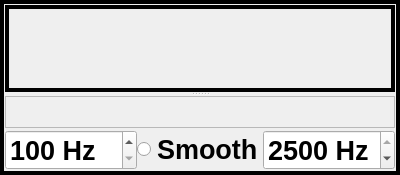
<?xml version="1.0" encoding="UTF-8"?>
<ui version="4.0">
 <class>SpectrumDisplay</class>
 <widget class="QFrame" name="SpectrumDisplay">
  <property name="geometry">
   <rect>
    <x>0</x>
    <y>0</y>
    <width>330</width>
    <height>175</height>
   </rect>
  </property>
  <property name="windowTitle">
   <string>Frame</string>
  </property>
  <property name="frameShape">
   <enum>QFrame::Box</enum>
  </property>
  <property name="frameShadow">
   <enum>QFrame::Plain</enum>
  </property>
  <property name="lineWidth">
   <number>4</number>
  </property>
  <layout class="QGridLayout" name="gridLayout">
   <property name="leftMargin">
    <number>1</number>
   </property>
   <property name="topMargin">
    <number>1</number>
   </property>
   <property name="rightMargin">
    <number>1</number>
   </property>
   <property name="bottomMargin">
    <number>1</number>
   </property>
   <property name="horizontalSpacing">
    <number>1</number>
   </property>
   <property name="verticalSpacing">
    <number>2</number>
   </property>
   <item row="1" column="0">
    <layout class="QHBoxLayout" name="horizontalLayout">
     <item>
      <widget class="QSpinBox" name="MinFreq">
       <property name="font">
        <font>
         <pointsize>20</pointsize>
         <weight>75</weight>
         <bold>true</bold>
        </font>
       </property>
       <property name="suffix">
        <string> Hz</string>
       </property>
       <property name="minimum">
        <number>100</number>
       </property>
       <property name="maximum">
        <number>1300</number>
       </property>
       <property name="singleStep">
        <number>100</number>
       </property>
      </widget>
     </item>
     <item>
      <spacer name="horizontalSpacer">
       <property name="orientation">
        <enum>Qt::Horizontal</enum>
       </property>
       <property name="sizeHint" stdset="0">
        <size>
         <width>40</width>
         <height>20</height>
        </size>
       </property>
      </spacer>
     </item>
     <item>
      <widget class="QRadioButton" name="Smooth">
       <property name="font">
        <font>
         <pointsize>20</pointsize>
         <weight>75</weight>
         <bold>true</bold>
        </font>
       </property>
       <property name="text">
        <string>Smooth</string>
       </property>
      </widget>
     </item>
     <item>
      <spacer name="horizontalSpacer_2">
       <property name="orientation">
        <enum>Qt::Horizontal</enum>
       </property>
       <property name="sizeHint" stdset="0">
        <size>
         <width>40</width>
         <height>20</height>
        </size>
       </property>
      </spacer>
     </item>
     <item>
      <widget class="QSpinBox" name="MaxFreq">
       <property name="font">
        <font>
         <pointsize>20</pointsize>
         <weight>75</weight>
         <bold>true</bold>
        </font>
       </property>
       <property name="suffix">
        <string> Hz</string>
       </property>
       <property name="minimum">
        <number>1400</number>
       </property>
       <property name="maximum">
        <number>2500</number>
       </property>
       <property name="singleStep">
        <number>100</number>
       </property>
       <property name="value">
        <number>2500</number>
       </property>
      </widget>
     </item>
    </layout>
   </item>
   <item row="0" column="0">
    <widget class="QSplitter" name="spectrumSplitter">
     <property name="sizePolicy">
      <sizepolicy hsizetype="Preferred" vsizetype="Preferred">
       <horstretch>0</horstretch>
       <verstretch>1</verstretch>
      </sizepolicy>
     </property>
     <property name="frameShape">
      <enum>QFrame::NoFrame</enum>
     </property>
     <property name="orientation">
      <enum>Qt::Vertical</enum>
     </property>
     <property name="opaqueResize">
      <bool>true</bool>
     </property>
     <property name="childrenCollapsible">
      <bool>false</bool>
     </property>
     <widget class="SpectrumWindow" name="spectrumWindow">
      <property name="minimumSize">
       <size>
        <width>100</width>
        <height>80</height>
       </size>
      </property>
      <property name="frameShape">
       <enum>QFrame::Box</enum>
      </property>
      <property name="lineWidth">
       <number>4</number>
      </property>
     </widget>
     <widget class="WaterfallWindow" name="waterfallWindow">
      <property name="minimumSize">
       <size>
        <width>100</width>
        <height>30</height>
       </size>
      </property>
      <property name="frameShape">
       <enum>QFrame::StyledPanel</enum>
      </property>
      <property name="frameShadow">
       <enum>QFrame::Plain</enum>
      </property>
     </widget>
    </widget>
   </item>
  </layout>
 </widget>
 <customwidgets>
  <customwidget>
   <class>SpectrumWindow</class>
   <extends>QFrame</extends>
   <header>spectrumwindow.h</header>
   <container>1</container>
   <slots>
    <signal>frequencyChanged(int)</signal>
   </slots>
  </customwidget>
  <customwidget>
   <class>WaterfallWindow</class>
   <extends>QFrame</extends>
   <header>waterfallwindow.h</header>
   <container>1</container>
   <slots>
    <signal>frequencyChanged(int)</signal>
   </slots>
  </customwidget>
 </customwidgets>
 <resources/>
 <connections>
  <connection>
   <sender>spectrumWindow</sender>
   <signal>frequencyChanged(int)</signal>
   <receiver>SpectrumDisplay</receiver>
   <slot>setnewFrequency(int)</slot>
   <hints>
    <hint type="sourcelabel">
     <x>204</x>
     <y>80</y>
    </hint>
    <hint type="destinationlabel">
     <x>204</x>
     <y>131</y>
    </hint>
   </hints>
  </connection>
  <connection>
   <sender>waterfallWindow</sender>
   <signal>frequencyChanged(int)</signal>
   <receiver>SpectrumDisplay</receiver>
   <slot>setnewFrequency(int)</slot>
   <hints>
    <hint type="sourcelabel">
     <x>204</x>
     <y>188</y>
    </hint>
    <hint type="destinationlabel">
     <x>204</x>
     <y>131</y>
    </hint>
   </hints>
  </connection>
 </connections>
 <slots>
  <slot>setnewFrequency(int)</slot>
 </slots>
</ui>
